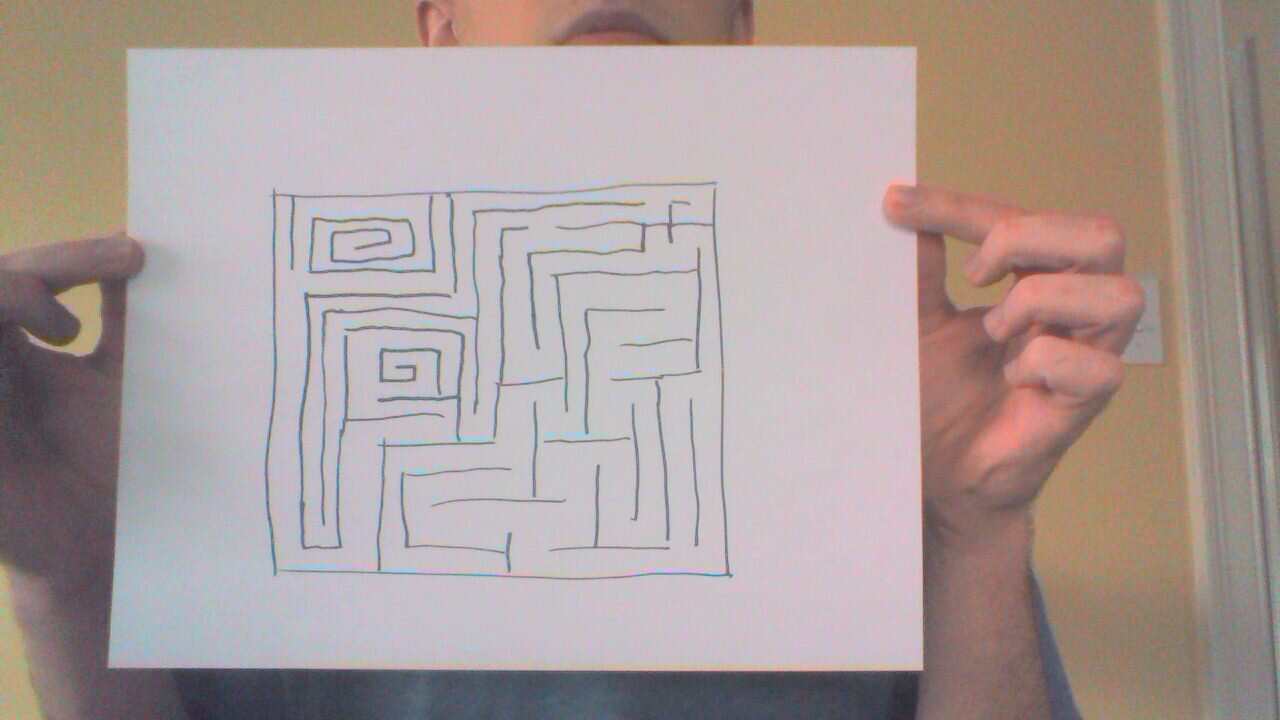
#> input picture img/01.jpg, 1280 x 720 px
$ python -i maze.py   (imports and definitions only)
#> lines starting #> are read from the running program, lines starting #| are printed output that depends on the picture
#> further down, picture is the input picture: shape (720, 1280, 3); mean B, G, R 153.6, 156.6, 170.2
from __future__ import division
import cv2
import numpy as np
from sklearn.cluster import MiniBatchKMeans
#import skimage.feature as skfeature

# Splits the image into k colors.
# Any values of k larger than 2 are non-deterministic and can range in results from incredibly good to bad.
# Despite sometimes getting great results w/ k = 8, I encourage a value of 2 because it works well enough all the time.
# Any values of k larger than 2 have a wide range of outcomes, from terrible to amazing.
# [43 lines left out: functions quantizeColors, splitQuantized, completeShape, not called in this run]

# Take the lines computed from the above functions and reduce them down to lines of width 1.
# This helps convert the image into an undirected graph used for solving the maze.
# In order for this to work, the space between the lines NEEDS to be white.
def makeSkeleton(img):
  # Invert colors, because input images should have walls as white and spaces as black.
  _, imgInverse = cv2.threshold(img, 128, 255, cv2.THRESH_BINARY_INV)
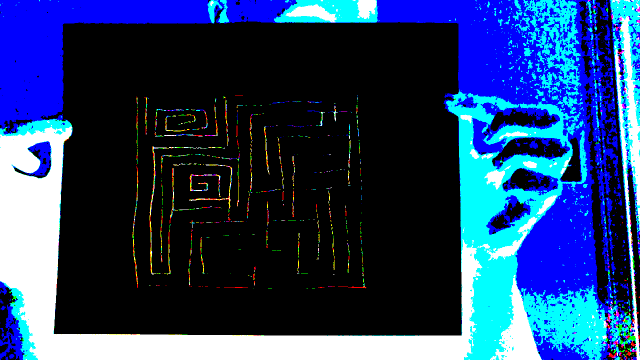
#> imgInverse: shape (720, 1280, 3) (shown at 1/2 size); mean B, G, R 105.4, 61.1, 33.7

  # Get the width and height again.
  h, w = img.shape[:2]

  skeleton = np.zeros((h, w), dtype = np.uint8)
  temp = None
  kernel = cv2.getStructuringElement(cv2.MORPH_ELLIPSE, (3, 3))

  while True:
    temp = cv2.morphologyEx(imgInverse, cv2.MORPH_OPEN, kernel)
    temp = cv2.bitwise_not(temp)
    temp = cv2.bitwise_and(imgInverse, temp)
    skeleton = cv2.bitwise_or(skeleton, temp)
    imgInverse = cv2.erode(imgInverse, kernel)

    _, maxVal, _, _ = cv2.minMaxLoc(imgInverse)
    if maxVal == 0:
      break
#> this loop made 1 pass
#> pass 1, in makeSkeleton, `temp = cv2.morphologyEx(imgInverse, cv2.MORPH_OPEN, kernel)`:
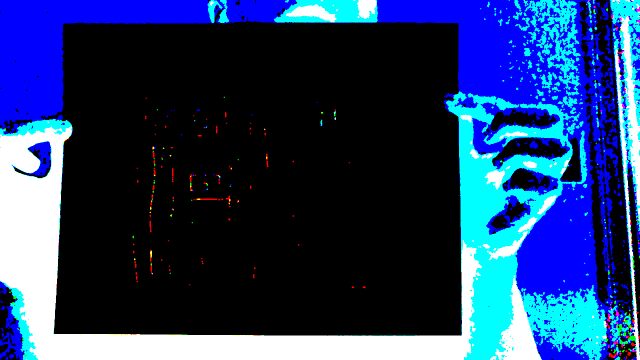
#> temp: shape (720, 1280, 3) (shown at 1/2 size); mean B, G, R 104.1, 58.5, 31.8
#> pass 1, in makeSkeleton, `temp = cv2.bitwise_not(temp)`:
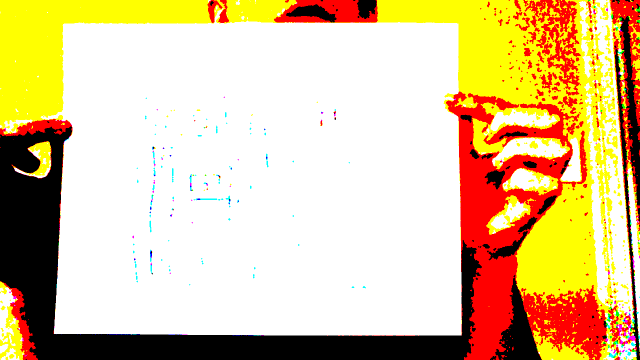
#> temp: shape (720, 1280, 3) (shown at 1/2 size); mean B, G, R 150.9, 196.5, 223.2
#> pass 1, in makeSkeleton, `temp = cv2.bitwise_and(imgInverse, temp)`:
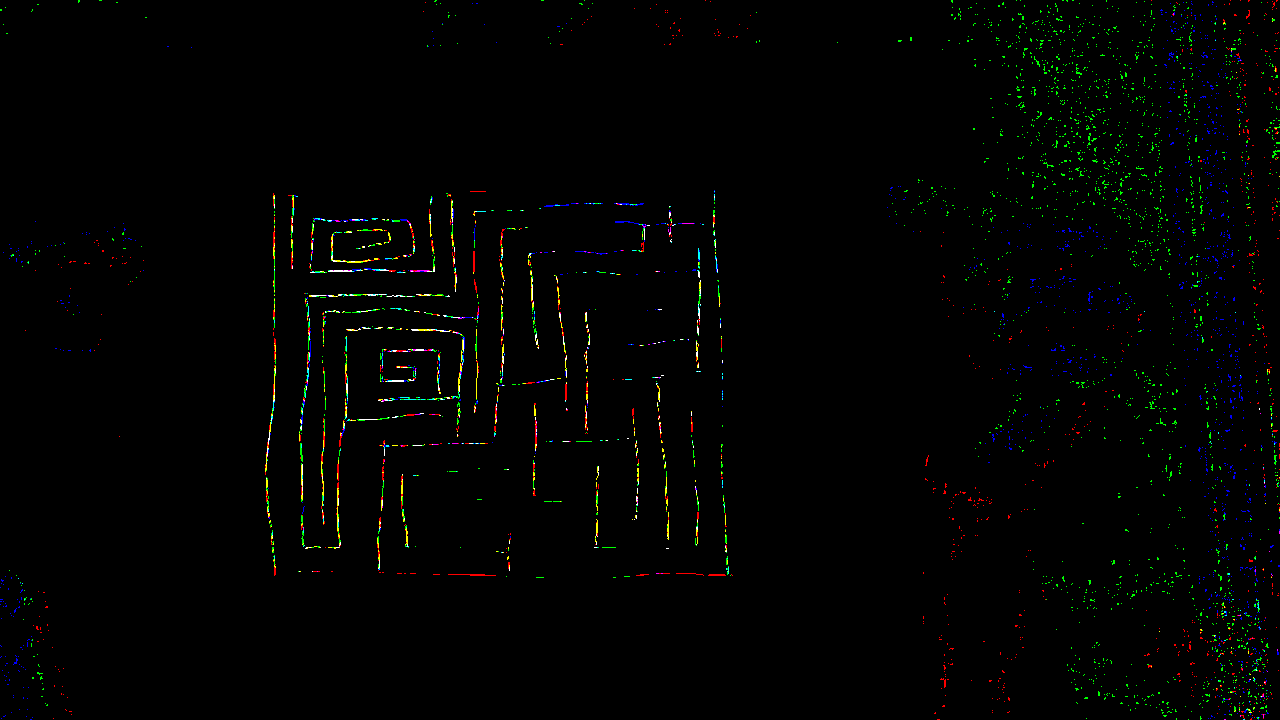
#> temp: shape (720, 1280, 3); mean B, G, R 1.4, 2.7, 1.8

  #skeleton = completeShape(skeleton, iters = 1, minLength = 2, maxLength = 50, votes = 50)
  for _ in range(0, 5):
    skeleton = removeNoise(skeleton)
  skeleton = cv2.dilate(skeleton, kernel)
  skeleton = completeShape(skeleton, iters = 30, votes = 1, width = 3, minLength = 8, maxLength = 20, deg = 90)
  #skeleton = cv2.erode(skeleton, kernel)
  return skeleton

# remove pixels that have no neighbors
# [24 lines left out: functions removeNoise, makePaths, not called in this run]
'''
def makePaths(img):
  h, w = img.shape[:2]
  pathPad = np.zeros((h, w), np.uint8)

  lines = cv2.HoughLinesP(img, 1, 1 * 3.14 / 180, 20, minLineLength = 10, maxLineGap = 4)
  lines = [] if lines == None else lines[0]
  k = 8
  for x1, y1, x2, y2 in lines:
    cv2.line(pathPad, (x1 - (x1 % k), y1 - (y1 % k)), (x2 - (x2 % k), y2 - (y2 % k)), 255)

  return pathPad
'''

>>> import cv2
>>> picture = cv2.imread('img/01.jpg')
#> (the run stopped early here; a loop or call above may not have finished)

$ run again, on img/02.jpg
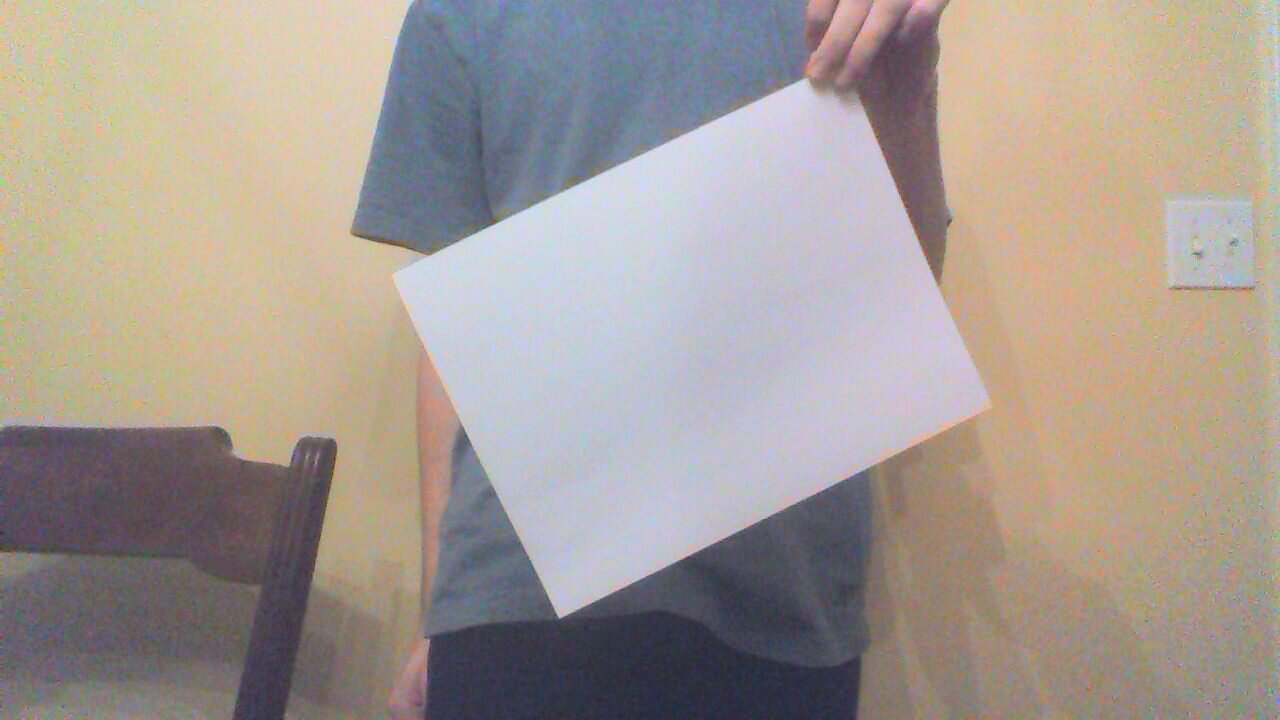
#> input picture img/02.jpg, 1280 x 720 px
#> picture is the input picture: shape (720, 1280, 3); mean B, G, R 147.6, 155.1, 164.7
#> in makeSkeleton, `_, imgInverse = cv2.threshold(img, 128, 255, cv2.THRESH_BINARY_INV)`:
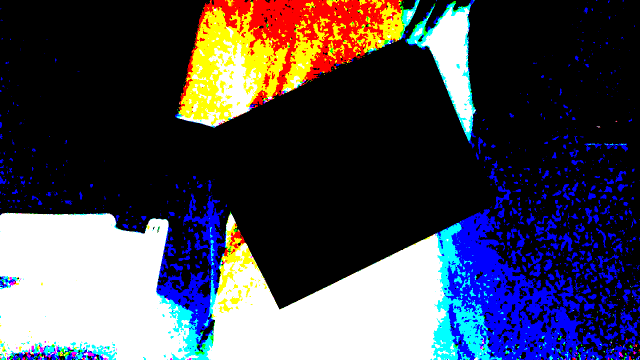
#> imgInverse: shape (720, 1280, 3) (shown at 1/2 size); mean B, G, R 81.6, 70.6, 71.6
#> the loop in makeSkeleton, `while True:` made 1 pass
#> pass 1, in makeSkeleton, `temp = cv2.bitwise_and(imgInverse, temp)`:
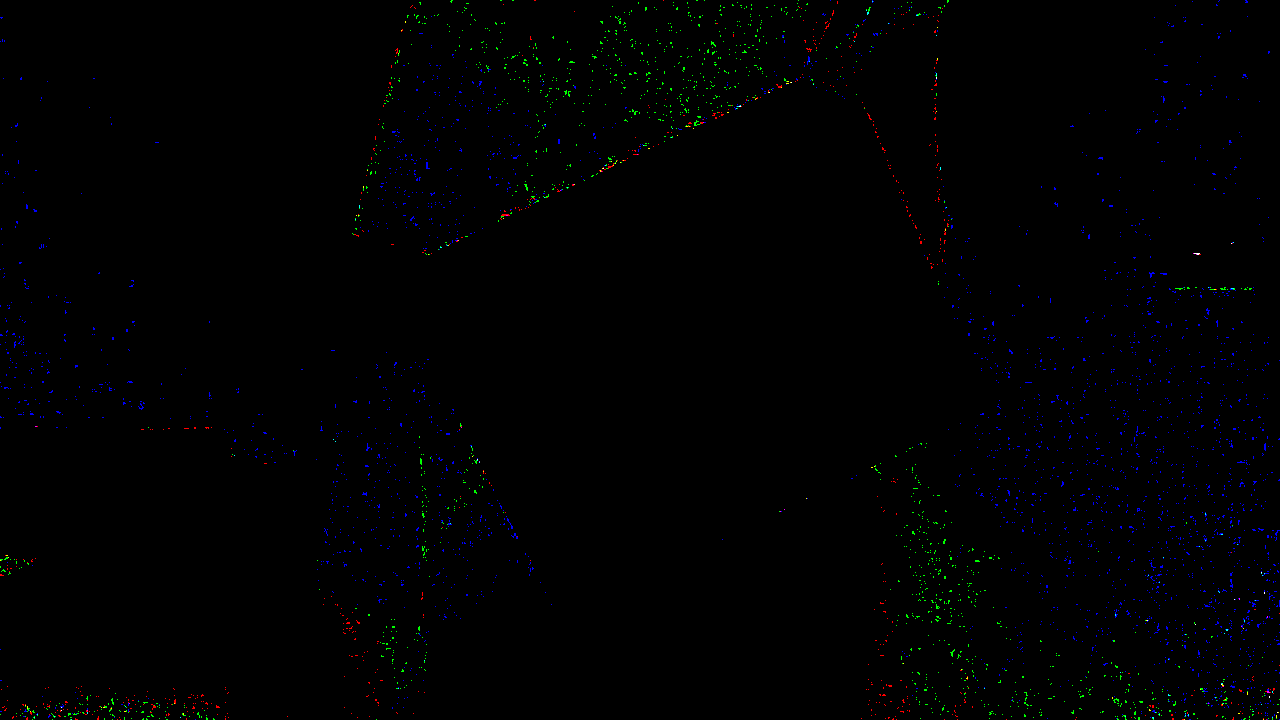
#> temp: shape (720, 1280, 3); mean B, G, R 1.4, 0.8, 0.4

$ run again, on img/03.jpg
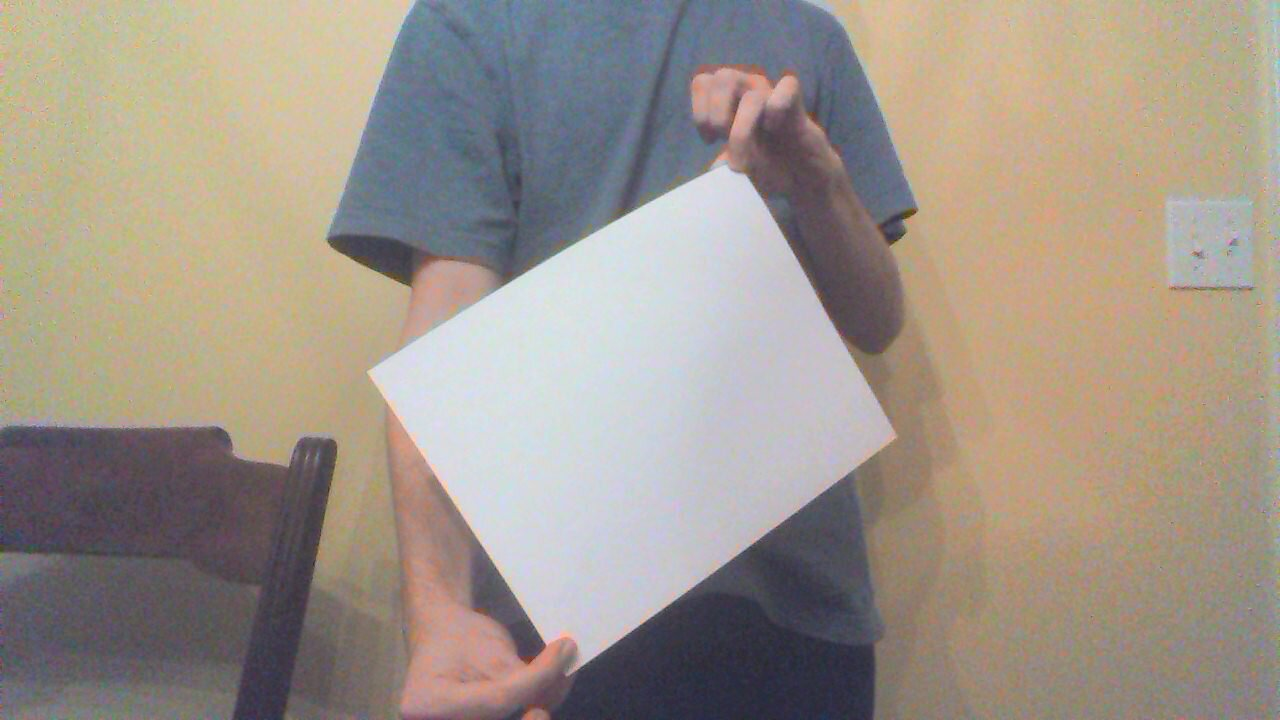
#> input picture img/03.jpg, 1280 x 720 px
#> picture is the input picture: shape (720, 1280, 3); mean B, G, R 138.5, 149.1, 159
#> in makeSkeleton, `_, imgInverse = cv2.threshold(img, 128, 255, cv2.THRESH_BINARY_INV)`:
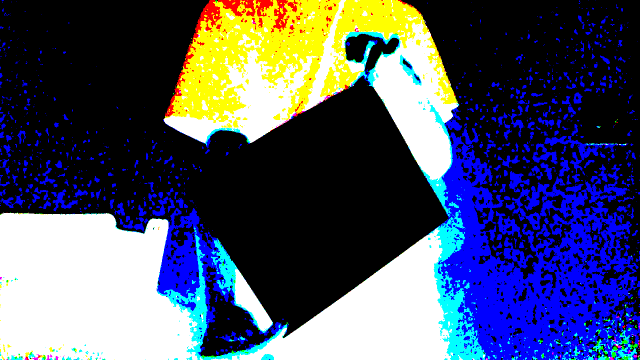
#> imgInverse: shape (720, 1280, 3) (shown at 1/2 size); mean B, G, R 104, 82.2, 75.8
#> the loop in makeSkeleton, `while True:` made 1 pass
#> pass 1, in makeSkeleton, `temp = cv2.bitwise_and(imgInverse, temp)`:
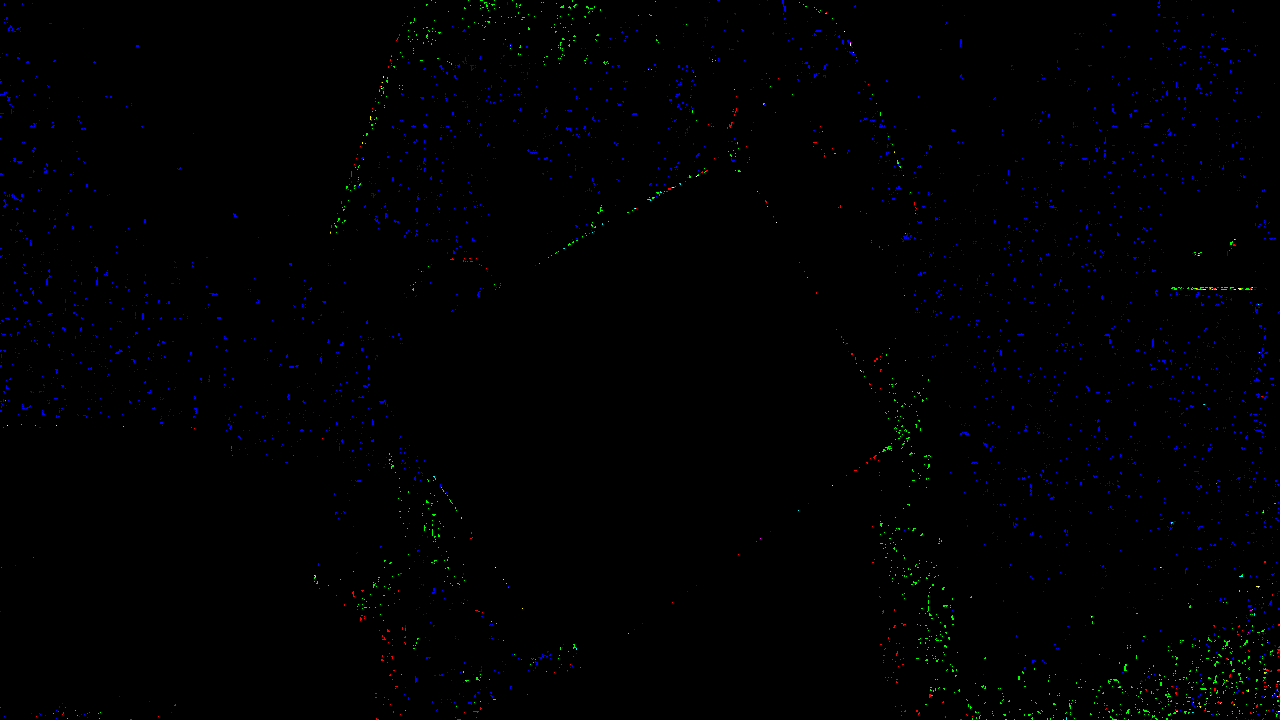
#> temp: shape (720, 1280, 3); mean B, G, R 1.8, 0.6, 0.2
